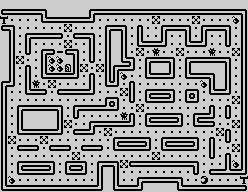

This is a level from a 2D game, rendered from its Tiled map with the project's own tilesets. A one-line summary and the complete map file follow:
An orthogonal 31x24 tile map with 8x8 px tiles, 2 tile layers (Scene, Objects), 2 tilesets.

<map version="1.10" tiledversion="1.11.0" orientation="orthogonal" renderorder="right-down" width="31" height="24" tilewidth="8" tileheight="8" infinite="0" nextlayerid="4" nextobjectid="1">
 <editorsettings>
  <export target="level1.csv" format="csv" />
 </editorsettings>
 <tileset firstgid="1" source="objects.tsx" />
 <tileset firstgid="8" source="tileset.tsx" />
 <layer id="1" name="Scene" width="31" height="24">
  <data encoding="csv">
25,25,25,25,25,25,25,25,25,25,25,25,25,25,25,25,25,25,25,25,25,25,25,25,25,25,25,25,25,25,25,
14,8,8,8,8,13,25,25,25,25,25,12,8,8,8,8,8,8,8,8,8,8,8,8,8,8,8,8,8,8,13,
25,23,23,23,23,10,8,8,8,8,8,11,23,23,23,23,23,23,23,23,23,23,23,23,23,23,23,23,23,24,9,
14,13,23,23,23,23,23,23,23,23,23,23,23,12,8,13,23,16,23,23,12,8,8,13,23,12,8,8,13,23,9,
25,9,23,12,8,8,8,15,23,14,8,13,23,9,25,9,23,9,23,23,9,23,23,9,23,9,23,23,9,23,9,
25,9,23,9,23,23,23,23,23,23,23,9,23,9,25,9,23,10,8,8,11,23,23,10,8,11,23,23,17,23,9,
25,9,23,17,23,12,15,22,14,13,23,9,23,9,25,9,23,23,23,23,23,23,23,23,23,23,23,23,23,23,9,
25,9,23,23,23,9,24,24,25,9,23,17,23,9,25,10,13,23,12,8,8,13,23,12,8,8,8,8,13,23,9,
25,9,23,16,23,9,24,24,26,9,23,23,23,9,12,8,11,23,9,25,25,9,23,9,25,25,25,25,9,23,9,
25,9,23,9,23,10,8,8,8,11,23,16,23,9,9,24,23,23,10,8,8,11,23,10,8,8,13,25,9,23,9,
12,11,23,9,23,23,23,23,23,23,23,9,23,10,11,23,16,23,23,23,23,23,23,23,23,24,9,25,9,23,9,
9,23,23,10,8,15,23,14,8,8,8,11,23,23,23,23,9,23,12,8,8,13,23,12,13,23,10,8,11,23,9,
9,23,23,23,23,23,23,23,23,23,23,23,23,12,13,23,17,23,10,8,8,11,23,10,11,23,23,23,23,23,9,
9,23,12,8,8,8,8,13,23,12,8,8,8,20,11,23,23,23,23,23,23,23,23,23,23,23,16,23,16,23,9,
9,23,9,25,25,25,25,9,23,17,23,23,23,23,23,23,16,23,12,8,8,8,13,23,12,8,11,23,17,23,9,
9,23,9,25,25,25,25,9,23,23,23,12,8,8,8,8,11,23,10,8,8,8,11,23,10,8,15,23,23,23,9,
9,23,10,8,8,8,8,11,23,14,8,11,23,23,23,23,23,23,23,23,23,23,23,23,23,23,23,23,16,23,9,
9,23,23,23,23,23,23,23,23,23,23,23,23,23,12,8,8,8,13,23,12,8,8,8,13,23,16,23,17,23,9,
9,23,14,8,15,23,14,8,15,23,14,8,15,23,10,8,8,8,11,23,10,8,8,8,11,23,9,23,23,23,9,
9,23,23,23,23,23,23,23,23,23,23,23,23,23,23,23,23,23,23,23,23,23,23,23,23,23,17,23,16,23,9,
9,23,12,8,8,8,13,23,12,8,13,23,12,8,13,23,14,8,8,8,8,8,8,8,13,23,23,23,9,24,9,
9,23,10,8,8,8,11,23,10,8,11,23,9,25,9,23,23,23,23,23,23,23,23,23,17,23,14,8,20,8,11,
9,24,23,23,23,23,23,23,23,23,23,23,9,25,9,23,23,12,8,8,8,8,13,23,23,25,23,23,23,23,25,
10,8,8,8,8,8,8,8,8,8,8,8,11,25,10,8,8,11,25,25,25,25,10,8,8,8,8,8,8,8,15
</data>
 </layer>
 <layer id="3" name="Objects" width="31" height="24">
  <data encoding="csv">
0,0,0,0,0,0,0,0,0,0,0,0,0,0,0,0,0,0,0,0,0,0,0,0,0,0,0,0,0,0,0,
0,0,0,0,0,0,0,0,0,0,0,0,0,0,0,0,0,0,0,0,0,0,0,0,0,0,0,0,0,0,0,
6,0,0,0,0,0,0,0,0,0,0,0,0,0,0,0,0,0,0,7,0,0,0,0,7,0,0,0,0,0,0,
0,0,0,0,0,0,0,0,7,0,0,0,0,0,0,0,0,0,0,0,0,0,0,0,0,0,0,0,0,0,0,
0,0,0,0,0,0,0,0,0,0,0,0,0,0,0,0,0,0,0,0,0,0,0,0,0,0,0,0,0,0,0,
0,0,0,0,0,0,0,0,7,0,0,0,0,0,0,0,0,0,0,0,0,0,0,0,0,0,0,0,0,0,0,
0,0,0,0,0,0,0,4,0,0,0,0,0,0,0,0,0,7,0,1,0,0,7,0,0,0,1,0,0,7,0,
0,0,7,0,0,0,0,0,0,0,0,0,0,0,0,0,0,0,0,0,0,0,0,0,0,0,0,0,0,0,0,
0,0,0,0,0,0,0,0,5,0,7,0,7,0,0,0,0,0,0,0,0,0,0,0,0,0,0,0,0,0,0,
0,0,0,0,0,0,0,0,0,0,0,0,0,0,0,0,0,0,0,0,0,0,0,0,0,0,0,0,0,0,0,
0,0,0,0,1,0,7,0,0,0,0,0,0,0,0,0,0,0,0,0,0,0,0,0,0,0,0,0,0,0,0,
0,0,0,0,0,0,0,0,0,0,0,0,0,0,0,7,0,0,0,0,0,0,0,0,0,0,0,0,0,0,0,
0,0,0,0,0,0,0,0,0,0,0,0,0,0,0,0,0,0,0,0,0,0,0,0,0,0,0,0,0,7,0,
0,0,0,0,0,0,0,0,0,0,0,0,0,0,0,0,0,7,0,0,0,0,0,0,0,0,0,0,0,0,0,
0,0,0,0,0,0,0,0,0,0,0,0,0,0,0,1,0,0,0,0,0,0,0,0,0,0,0,0,0,0,0,
0,0,0,0,0,0,0,0,7,0,0,0,0,0,0,0,0,0,0,0,0,0,0,0,0,0,0,0,0,7,0,
0,0,0,0,0,0,0,0,0,0,0,0,0,7,0,0,0,0,0,0,0,0,0,0,0,0,0,7,0,0,0,
0,7,0,0,0,7,0,0,0,0,0,0,0,0,0,0,0,0,0,0,0,0,0,0,0,0,0,0,0,0,0,
0,0,0,0,0,0,0,0,0,0,0,0,0,0,0,0,0,0,0,0,0,0,0,0,0,0,0,0,0,7,0,
0,0,0,0,0,0,0,0,0,7,0,0,0,0,0,0,0,0,0,7,0,0,0,0,0,0,0,0,0,0,0,
0,0,0,0,0,0,0,0,0,0,0,0,0,0,0,7,0,0,0,0,0,0,0,0,0,0,0,0,0,0,0,
0,0,0,0,0,0,0,0,0,0,0,0,0,0,0,0,0,0,0,0,0,0,0,0,0,0,0,0,0,0,0,
0,0,0,0,0,0,0,0,0,0,0,0,0,0,0,0,0,0,0,0,0,0,0,0,0,3,0,0,0,0,6,
0,0,0,0,0,0,0,0,0,0,0,0,0,0,0,0,0,0,0,0,0,0,0,0,0,0,0,0,0,0,0
</data>
 </layer>
</map>